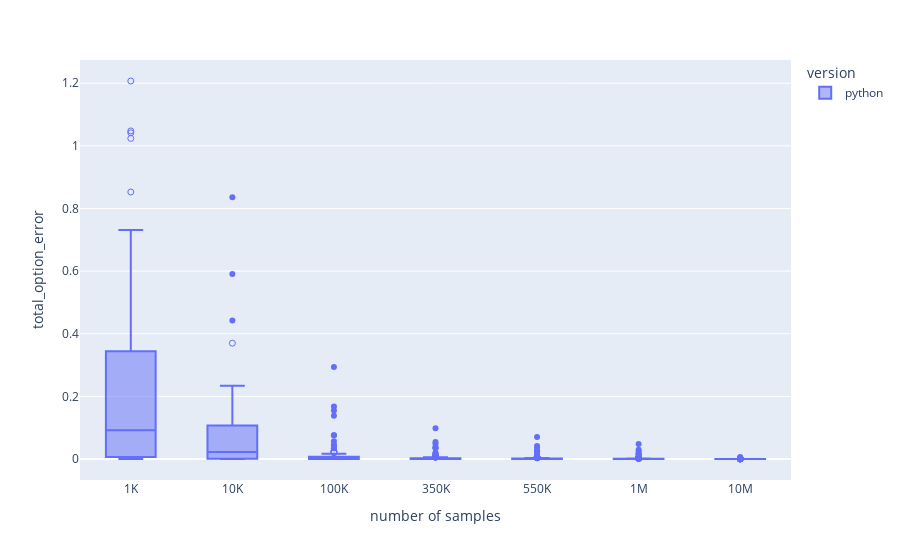

Notebook source saved alongside this figure:
### Code cell
fig = px.box(error_df, x="run", y="total_option_error", color='version',
             points='suspectedoutliers')
fig.update_layout(xaxis_title='number of samples')
fig.show()

### Figure 1 — Plotly figure (JSON) as saved in the notebook; plotly's stock layout.template omitted (floating-point values rounded to 4 significant figures; data arrays with more than 128 entries replaced by an {"elided": "..."} marker saying what was removed)
{"data": [{"alignmentgroup": "True", "boxpoints": "suspectedoutliers", "hovertemplate": "version=python<br>run=%{x}<br>total_option_error=%{y}<extra></extra>", "legendgroup": "python", "marker": {"color": "#636efa"}, "name": "python", "notched": false, "offsetgroup": "python", "orientation": "v", "showlegend": true, "type": "box", "x": {"elided": "931 str values"}, "x0": " ", "xaxis": "x", "y": {"elided": "931 float values"}, "y0": " ", "yaxis": "y"}], "layout": {"boxmode": "group", "legend": {"title": {"text": "version"}, "tracegroupgap": 0}, "margin": {"t": 60}, "xaxis": {"anchor": "y", "domain": [0, 1], "title": {"text": "number of samples"}}, "yaxis": {"anchor": "x", "domain": [0, 1], "title": {"text": "total_option_error"}}}}
